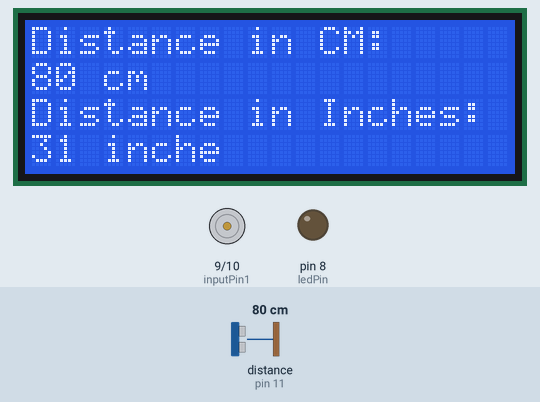
A sketch run on a simulated Arduino Uno, built with avr-gcc and run on an emulated ATmega328P. Parts: 20×4 character LCD, motor-driver pin pairs drawn as motors (green arrow = first pin HIGH = forward, orange = second pin HIGH = backward, longer = more drive), output pins drawn as LEDs (lit = HIGH). Wiring (inferred from the names in the program): ultrasonic range finder: trigger pin 12; echo pin 11. Inputs (shaded band) come from the test bench; at power-on: distance to the obstacle (sensor on pin 11) 80 cm. The echo pulse lasts 58.3 µs per cm; pins used as bus, display or sensor lines are not drawn; what the sketch prints to the serial monitor is not drawn.

Above: at 3.6 s.
3.7 s: distance to the obstacle (sensor on pin 11) set to 294 cm
At 6.3 s:
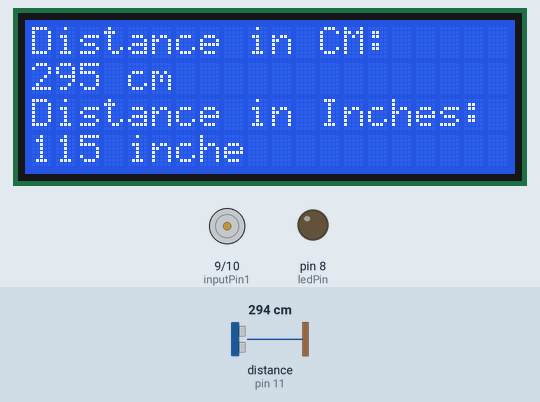
7.0 s: distance to the obstacle (sensor on pin 11) set to 299 cm
At 8.8 s:
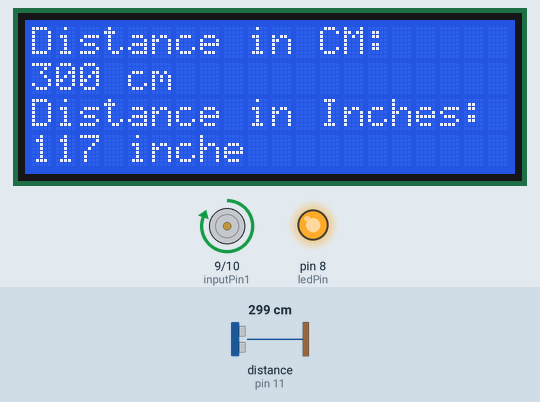
9.7 s: distance to the obstacle (sensor on pin 11) set to 2 cm
At 11.8 s:
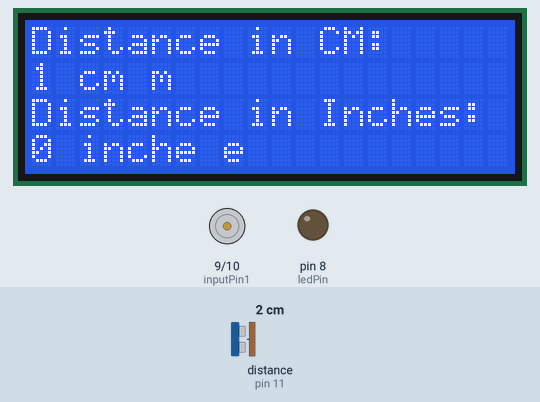
12.2 s: distance to the obstacle (sensor on pin 11) set to 18 cm
At 15.5 s:
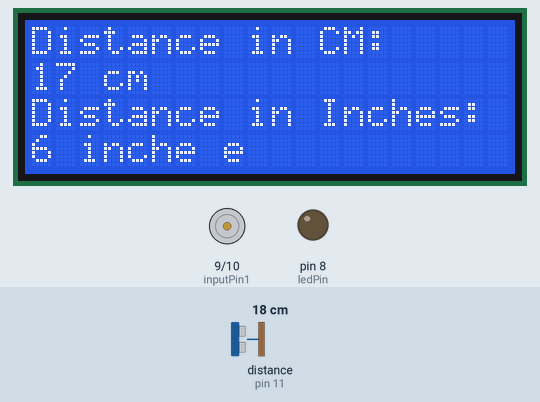
Timing chart, 0 to 16.8 s (numbered marks = the images above; inputs shaded):
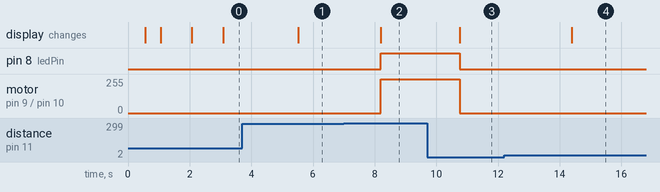

Measured:
- the behaviour switches between 298 and 299 cm on distance to the obstacle (sensor on pin 11) (found by bisection; images 1 and 2)
- after the input at 3.7 s, the display: changes after 1.8 s (image 1)
- after the input at 7.0 s, pin 8 (ledPin): LOW → HIGH after 1.2 s; motor on pin 9 (inputPin1) / pin 10 (inputPin2): stopped → forward 255/255 after 1.2 s; the display: changes after 1.2 s (image 2)
- after the input at 9.7 s, pin 8 (ledPin): HIGH → LOW after 1.1 s; motor on pin 9 (inputPin1) / pin 10 (inputPin2): forward 255/255 → stopped after 1.1 s; the display: changes after 1.1 s (image 3)
- after the input at 12.2 s, the display: changes after 2.2 s (image 4)

The sketch:

water_mega.ino
```cpp
#include <LiquidCrystal.h>
#include <SoftwareSerial.h>

LiquidCrystal lcd(2, 3, 4, 5, 6, 7);   //LCD :  (rs, enable, d4, d5, d6, d7)
SoftwareSerial mySerial(0, 1); // RX, TX

const int trigPin = 12; // Trigger Pin of Ultrasonic Sensor
const int echoPin = 11; // Echo Pin of Ultrasonic Sensor
const int inputPin1  = 9;  // Pin 10 of L293D IC
const int inputPin2  = 10; // Pin 9 of L293D IC
int ledPin = 8;
void setup()
{
Serial.begin(9600); // Starting Serial Terminal
//mySerial.begin(9600);
lcd.begin(20,4);
pinMode(trigPin, OUTPUT);
pinMode(echoPin, INPUT);
pinMode(inputPin1, OUTPUT);
pinMode(inputPin2, OUTPUT);
pinMode(8,OUTPUT);
lcd.setCursor(0,0);
lcd.print("Distance");
Serial.print("Distance");
lcd.setCursor(0,1);
lcd.print("Measurement");
Serial.print(" Measurement");
Serial.println();
delay(500);
lcd.setCursor(0,2);
lcd.print("Made By");
Serial.print("Made By");
delay(500);
lcd.setCursor(0,3);
lcd.print("GROUP NO :- 19");
Serial.print(" GROUP NO :- 19");
Serial.println();
delay(1000); //DELAY BY 1 SECOND
lcd.clear();
lcd.setCursor(0,0);
}

void loop()
{
  long duration, inches, cm;
  pinMode(trigPin, OUTPUT);
  digitalWrite(trigPin, LOW);
  delayMicroseconds(10);
  digitalWrite(trigPin, HIGH);
  delayMicroseconds(10);
  digitalWrite(trigPin, LOW);

  pinMode(echoPin, INPUT);
  duration = pulseIn(echoPin, HIGH);
  inches = microsecondsToInches(duration);
  cm = microsecondsToCentimeters(duration);

  if (cm >= 300) {
    digitalWrite(inputPin1, HIGH);
    digitalWrite(inputPin2, LOW);
    digitalWrite(ledPin, HIGH);
  }
  else {
    delay(1000);
    digitalWrite(inputPin1, LOW);
    digitalWrite(inputPin2, LOW);
    digitalWrite(ledPin, LOW);
  }

  Serial.print("Distance:");
  Serial.print(cm);
  Serial.print(" cm");
  Serial.println();

  Serial.print("Inches: ");
  Serial.print(inches);
  Serial.print(" in");
  Serial.println();

  lcd.setCursor(0,0);
  lcd.print("Distance in CM:");
  lcd.setCursor(0,1);
  lcd.print(cm);
  lcd.print(" cm ");

  lcd.setCursor(0,2);
  lcd.print("Distance in Inches:");
  lcd.setCursor(0,3);
  lcd.print(inches);
  lcd.print(" inche ");
  delay(200);
}
long microsecondsToInches(long microseconds)
{
 return microseconds / 74 / 2;
}
long microsecondsToCentimeters(long microseconds)
{
   return microseconds / 29 / 2;
}
```
